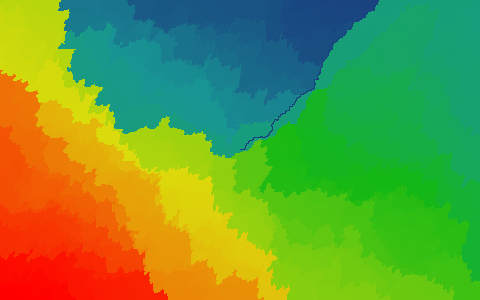
#> input picture randcrawl/examples/bias-x1.png, 480 x 300 px
$ python reclin.py examples/bias-x1.png out.png
#> lines starting #> are read from the running program, lines starting #| are printed output that depends on the picture
import sys,os,re
import random
from PIL import Image
import colorsys
import itertools
from math import sin
from math import pow
import math

file=open

def clamp(v,a,b):
    return max(a,min(v,b))

def plex(v,n): return v*n-int(v*n)

def linmap (v,oa,ob,na,nb):
    return float(v-oa)/(ob-oa)*(nb-na) + na

def clinmap(v,oa,ob,na,nb):
    return clamp(linmap(v,oa,ob,na,nb),na,nb)

def color_linmap(v,a,b,c1,c2):
    return tuple(int(linmap(v,a,b,c1v,c2v)) for c1v,c2v in zip (c1,c2))

# [5 lines left out: function color_linmap_hsv, not called in this run]

def color_linmap_hsv2(v,a,b,c1,c2):
    hsv = tuple(linmap(v,a,b,c1v,c2v) for c1v,c2v in zip (c1,c2))
    return tuple(int(255*x) for x in colorsys.hsv_to_rgb(*hsv))

def color_2map(v,c1,c2,c3):
    return tern(v<0.5,color_linmap(v,0,0.5,c1,c2),color_linmap(v,0.5,1.0,c2,c3))

def channel_ramp(v,order):
    r = [0,0,0]
    r[order[0]] = int(linmap(v,0.000000,0.333333,0,255))
    r[order[1]] = int(linmap(v,0.333333,0.666666,0,255))
    r[order[2]] = int(linmap(v,0.666666,1.000000,0,255))
    return tuple(r)

def map_fire(v):     return channel_ramp(v,(0, 1, 2))
def map_rose(v):     return channel_ramp(v,(0, 2, 1))
def map_spring(v):   return channel_ramp(v,(1, 0, 2))
def map_emerald(v):  return channel_ramp(v,(1, 2, 0))
def map_amethyst(v): return channel_ramp(v,(2, 0, 1))
def map_ice(v):      return channel_ramp(v,(2, 1, 0))
def map_grey(v):     return (int(v*255),)*3
def map_hue(v):      return tuple(int(x*255) for x in colorsys.hsv_to_rgb(v,1,1))

def make_map_const(r,g,b): return lambda v:(r,g,b)

def map_colorpatchy(v): return (int(255*plex(v,3)),int(255*plex(v,11)),int(255*plex(v,5)))

#def map_cyan(v): return color_2map(v,(0,0,0),(0,0,255),(0,255,255))
def map_cyan(v): return (0,int(clinmap(v,0.5,1,0,255)),int(clinmap(v,0,0.5,0,255)))

def map_cyan3(v): return (0,int(linmap(plex(v,3),0.5,1.0,0,255)),int(linmap(plex(v,3),0,0.5,0,255)))

def map_blux(v):
    vv = (plex(v,3) + plex(v,11) + plex(v,5))/3
    return color_2map(vv,(0,0,0),(0,0,255),(255,255,255))

def map_blue2white(v): return color_2map(plex(v,21),(0,0,0),(0,0,255),(255,255,255))

def xform_sin(v): return sin(v*2*3.14159+1.5*3.14159)/2+0.5
def xform_triangle(v): return tern(v<0.5, v*2, 2-2*v)
def xform_triplex(v,n,g=1): math.pow(xform_triangle(plex(v,n)),g)

def map_grey_40sin(v): return map_grey(xform_sin(40*v))
def map_fire_sin(v): return map_fire(xform_sin(v))

def map_purple_heat_rgb(v): return color_linmap(v,0,1,(0x5e,0x00,0x63),(0xff,0xeb,0xaa))
def map_purple_heat_hsv(v): return color_linmap_hsv(v,0,1,(0x5e,0x00,0x63),(0xff,0xeb,0xaa))

def map_contra(v): return color_linmap_hsv(v,0,1,(0,255,0),(255,0,255))
def map_contra2(v): return color_linmap(v,0,1,(0,255,0),(255,0,255))

def make_map_sinplex(colormap, n, g=1):
    return lambda v: colormap(xform_sin(n*math.pow(v,g)))
def make_map_triplex(colormap, n, g=1):
    return lambda v: colormap(math.pow(xform_triangle(plex(v,n)),g))

def map_blue(v): return (0,0,int(255*v))
def map_bluesin(v): return (0,0,int(255*xform_sin(v)))
def map_bluetri(v): return (0,0,int(255*xform_triangle(v)))

def map_cool2hot(v): return color_linmap_hsv2(v, 0,1,(0.6,0.8,0.5), (0.0,1,1))

def map_icecool(v): return map_ice(pow(linmap(v,0,1,0.2,0.74),1.5))
def map_icecool_rev(v): return map_icecool(1-v)

map_fire_sin2 = make_map_sinplex(map_fire,2)

map_blu_test = make_map_triplex(map_blue,1,1)

bp=81
mp=9
def map_plexhard(v): return (int(255*plex(v,bp*mp)),int(255*plex(v,bp*mp*mp)), int(255*plex(v,bp)))

def tern(t,a,b):
    if t: return a
    else: return b

def squamp(x):
    return (1-(1-x)**0.5)*0.7

def antisquamp(x):
    return (1-x**0.5)*0.7

#map_on = 'pixel_count' # q variable
map_on = 'tree_depth'  # d variable

w=1920
h=1200
dist=1
color_map_func = lambda x:map_ice(antisquamp(x))

w=int(w) ; h=int(h)

#color_map_func_orig = color_map_func
#color_map_func = lambda v: tuple(int(x) for x in color_map_func_orig(v))

# [33 lines left out: functions make_map_test_image, make_all_map_test_image, make_one_map_test_image, not called in this run]

if len(sys.argv)>=2 and sys.argv[1]=='c':
    print("Side-thing: making test image of all color ramps")
    make_all_map_test_image()
    sys.exit(1)

DIR_PERMUTATIONS = list(itertools.permutations("lrud"))
#for i in range(100): DIR_PERMUTATIONS.extend(["uldr","drul"]) # WOW!
#for i in range(100): DIR_PERMUTATIONS.extend(["udlr","durl"]) # meh
#for i in range(100): DIR_PERMUTATIONS.extend(["lurd","rdlu"]) # WOW-rot
#DIR_PERMUTATIONS=['lrud']
#DIR_PERMUTATIONS=["uldr","drul"]
#DIR_PERMUTATIONS=["udlr","durl"]
#DIR_PERMUTATIONS=["lurd","ulrd","rdul","drul"]
for i in range(8): DIR_PERMUTATIONS.extend(["lurd","rdlu"]) # WOW-rot
#> further down, img is the input picture: PIL image 480x300 RGB; mean R, G, B 106.9, 152.3, 55.2
def shuffled_dirs():
    return random.choice(DIR_PERMUTATIONS)

def rotate(l,n):
    return l[n:] + l[:n]

# [13 lines left out: functions reclin, zeroish, not called in this run]

def randint(a,b):
    if a>b: a,b=b,a
    return random.randint(a,b)

das_color = 1
# dim is 0 or 1
# step is -1 or 1
# [26 lines left out: function primline, not called in this run]


"""def do_walk(w, h, dir_func, dist=1, start_x=None, start_y=None, map_on='tree_depth', inline_colormap=None, print_progress=True):
    img = Image.new( 'RGB', (w,h), "white") # create a new black image
    pixels = img.load() # create the pixel map

    if start_x is None: x=w//2
    else:               x=start_x
    if start_y is None: y=h//2
    else:               y=start_y

    dirs={
        'u':( 0,-1),
        'd':( 0, 1),
        'r':( 1, 0),
        'l':(-1, 0)
    }

    backtrack={}

    q=0
    pixels[x,y]=1
    x0=x
    y0=y
    open_branches_from_origin=0
    d=0
    Q=int(w/dist)*int(h/dist)
    while True:
        moved=False
        for dir in dir_func(x,y,q,d,w,h):
            dx = dirs[dir][0]
            dy = dirs[dir][1]
            xn = x + dx*dist
            yn = y + dy*dist
            if (0<=xn<w) and (0<=yn<h) and (xn,yn) not in backtrack:
                if x==x0 and y==y0:
                    open_branches_from_origin += 1
                d += 1
                moved = True
                q += 1
                f = float(q)/Q
                if print_progress and q%(max(1,Q//1000))==0:
                    sys.stdout.write("\r%d %.1f%%"%(q,100*f))
                    sys.stdout.flush()
                backtrack[xn,yn] = (x,y)
                for i in range(dist):
                    x += dx
                    y += dy

                    if inline_colormap:
                        if   map_on == 'pixel_count': pixels[x,y] = inline_colormap(f)
                        elif map_on == 'tree_depth':  pixels[x,y] = inline_colormap(d/Q*2)
                    else:
                        # we cheat and cram the distance into the color field; later we retrieve it, normalize it, and apply the color map
                        if   map_on == 'pixel_count': pixels[x,y] = q
                        elif map_on == 'tree_depth':  pixels[x,y] = d
                break
        if not moved: # backtrack
            x,y = backtrack[x,y]
            d -= 1
            #print("BT (%d,%d)" % (x,y))
            if x==x0 and y==y0: open_branches_from_origin -= 1
            if open_branches_from_origin==0: break

    if print_progress:
        sys.stdout.write("\r                                      \n")
        sys.stdout.flush()
    return img
"""


def apply_colormap(img, colormap, max_v_filename=None, image_filename=None, print_progress=False):
#> called with max_v_filename = 'examples/bias-x1.png.maxv', print_progress = True
    (w,h) = img.size
#> w = 480; h = 300
    pixels = img.load() # create the pixel map

    # find max v
    max_v = None
    if max_v_filename and os.path.isfile(max_v_filename):
        try:
            max_v = int(file(max_v_filename,"r").read())
            print("Read max_v from %s (%d)." % (max_v_filename,max_v))
        except Exception:
            print("Unable to read max_v from %s." % (max_v_filename))
            pass

    print("Scanning for max_v...")
    if max_v is None:
        max_v=-1
        q=0
        Q=w*h
#> Q = 144000
        for x in range(w):
            for y in range(h):
                q+=1
                f = float(q)/Q
                if q%(max(1,Q//1000))==0:
                    sys.stdout.write("\r%d %.1f%%"%(q,100*f))
                    sys.stdout.flush()
                p = pixels[x,y]
                if p == (255,255,255):
                    continue
                v = p[0] + 256*p[1] + 256*256*p[2]
                if v>max_v: max_v=v
#> after the loop, max_v = 9737496; q = 144000
        if max_v_filename:
            print("\nSaving max_v to %s (%d)..." % (max_v_filename,max_v))
            file(max_v_filename,"w").write(str(max_v))

    #if print_progress: print("\nmax_v=%d"%max_v)
    # apply color map to to all pixels
    q=0
    Q=w*h
    for x in range(w):
        for y in range(h):
            q+=1
            f = float(q)/Q
            if q%(max(1,Q//1000))==0:
                sys.stdout.write("\r%d %.1f%%"%(q,100*f))
                sys.stdout.flush()
            p = pixels[x,y]
            v = p[0] + 256*p[1] + 256*256*p[2]
            #if v == 255*256*255+256*256*255:
            if p == (255,255,255):
                pixels[x,y] = (0,0,0)
            else:
                pixels[x,y] = colormap(float(v)/max_v)

    if print_progress:
        sys.stdout.write("\n")
        sys.stdout.flush()

input_filename = None
output_unmapped_filename = "out-unmapped.png"
max_v_filename = "%s.maxv" % output_unmapped_filename
output_filename = "out.png"
if len(sys.argv)>=2:
    input_filename = sys.argv[1]
    max_v_filename = "%s.maxv" % input_filename
if len(sys.argv)>=3:
    output_filename = sys.argv[2]
    output_unmapped_filename = output_filename.replace(".png","-unmapped.png")
    if output_unmapped_filename==output_filename: output_unmapped_filename="out-unmapped.png" # ugh whatever im lazy

if input_filename:
    print("Reading %s..." % input_filename)
    img = Image.open(input_filename)
else:
    print("Rendering walk...")
    img = reclin(w,h)
    print("Saving %s..." % output_filename)
    img.save(output_unmapped_filename)
    try: os.remove(max_v_filename)
    except: pass
print("Applying color map...")
apply_colormap(img, color_map_func, max_v_filename=max_v_filename, print_progress=True)
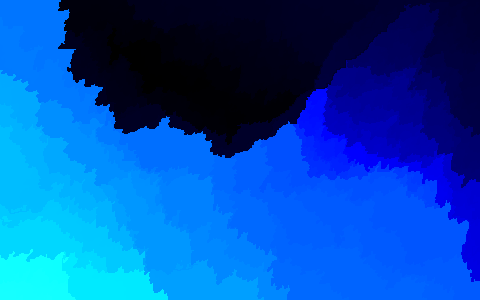
#> img: PIL image 480x300 RGB; mean R, G, B 0.3, 77, 176.5
print("Saving %s..." % output_filename)
img.save(output_filename)
print("Done.")
#img.show()
